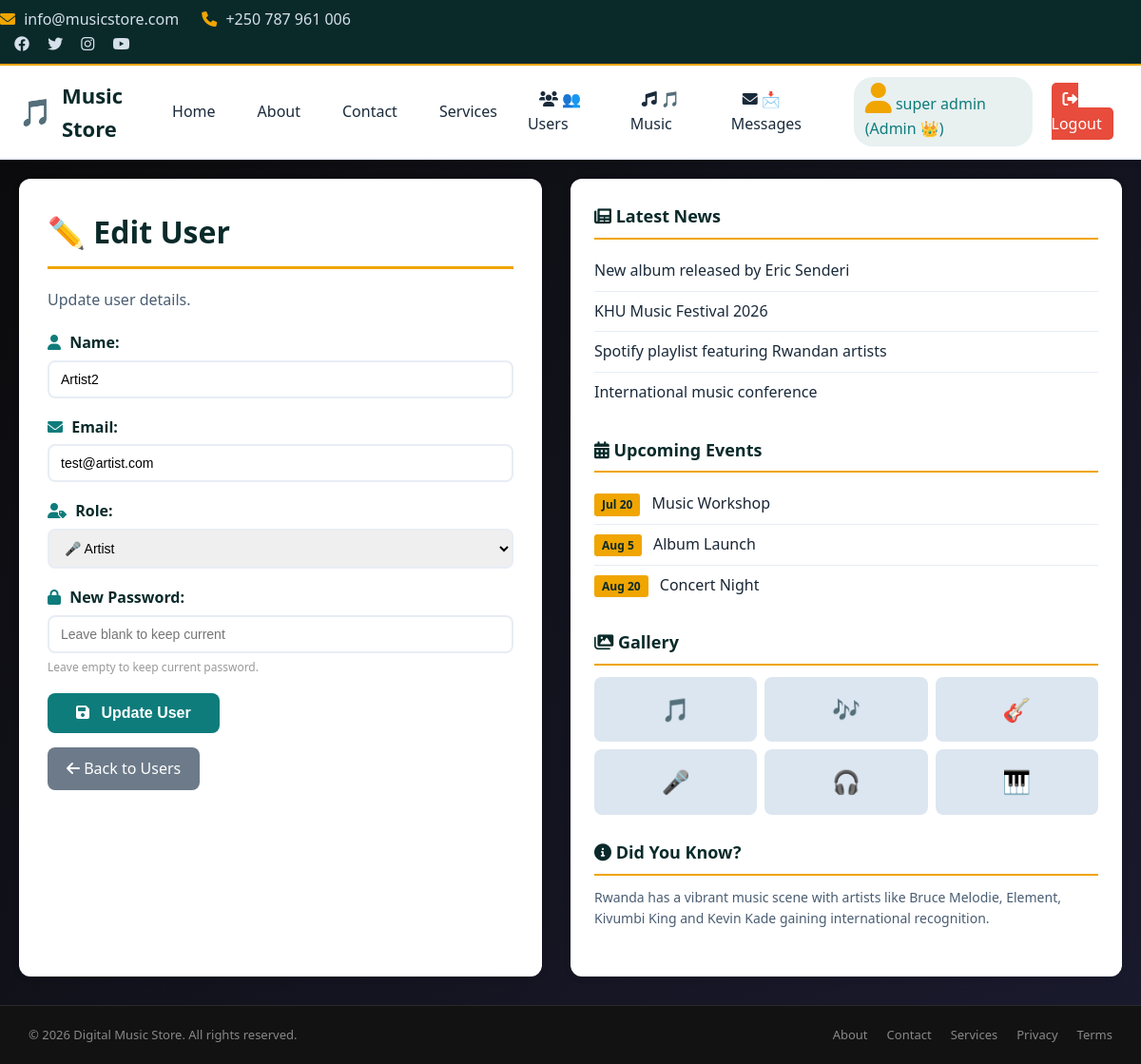
/admin_edit_user.php?id=11 (signed in), run on the app's committed database.
### tables this page shows
CREATE TABLE `users` (
  `id` int(11) NOT NULL,
  `name` varchar(100) NOT NULL,
  `email` varchar(100) NOT NULL,
  `password` varchar(255) NOT NULL,
  `role` enum('artist','listener','admin') NOT NULL DEFAULT 'listener',
  `status` enum('active','blocked') DEFAULT 'active',
  `bio` text DEFAULT NULL,
  `profile_image` text DEFAULT NULL,
  `created_at` timestamp NOT NULL DEFAULT current_timestamp()
);

### admin_edit_user.php (the view, shortened to what this page needs)
<?php
require_once("inc/header.php");
require_once("inc/menu.php");
require_once("inc/connection.php");
$id = isset($_GET['id']) ? $_GET['id'] : null;
$sql = "SELECT * FROM users WHERE id = $id";
$result = mysqli_query($conn, $sql);
$row = mysqli_fetch_assoc($result);
?>
<div class="main-wrapper">
    <div class="main-content" style="max-width:550px; margin:0 auto;">
        <h1>✏️ Edit User</h1>
        <p class="page-intro">Update user details.</p>
        <form method="post">
            <div class="form-group">
                <label><i class="fas fa-user"></i> Name:</label>
                <input type="text" name="name" value="<?php echo $row['name']; ?>" required>
            </div>
            <div class="form-group">
                <label><i class="fas fa-envelope"></i> Email:</label>
                <input type="email" name="email" value="<?php echo $row['email']; ?>" required>
            </div>
            <div class="form-group">
                <label><i class="fas fa-user-tag"></i> Role:</label>
                <select name="role" required>
                    <option value="artist" <?php if($row['role'] == 'artist') echo 'selected'; ?>>🎤 Artist</option>
                </select>
            </div>
            <div class="form-group">
                <label><i class="fas fa-lock"></i> New Password:</label>
                <input type="password" name="password" placeholder="Leave blank to keep current">
                <p style="font-size:12px; color:#999; margin-top:5px;">Leave empty to keep current password.</p>
            </div>
            <button type="submit" class="btn-submit"><i class="fas fa-save"></i> Update User</button>
        </form>
        <a href="admin_users.php" class="btn-back"><i class="fas fa-arrow-left"></i> Back to Users</a>
    </div>
    <?php include("inc/sidebar.php"); ?>
</div>
<?php include("inc/footer.php"); ?>

### inc/style.css (style rules this page uses)
* { margin: 0; padding: 0; box-sizing: border-box; }
body { font-family: 'Segoe UI', Tahoma, Geneva, Verdana, sans-serif; background: #f5f7fa; color: #1a2634; line-height: 1.6; }
a { text-decoration: none; color: inherit; }
.main-wrapper { max-width: 1200px; margin: 20px auto; padding: 0 20px; display: flex; gap: 30px; }
.main-content { flex: 3; background: #ffffff; padding: 30px; border-radius: 12px; box-shadow: 0 2px 10px rgba(0, 0, 0, 0.05); }
.main-content h1 { color: #0a2a2a; border-bottom: 3px solid #f0a500; padding-bottom: 10px; margin-bottom: 20px; }
.page-intro { color: #4a5d72; margin-bottom: 20px; }
.btn-back { display: inline-block; background: #6c7a89; color: #fff; padding: 10px 20px; border-radius: 8px; text-decoration: none; margin-top: 15px; transition: background 0.3s; }
.btn-submit { background: #0e7c7b; color: #fff; padding: 12px 30px; border: none; border-radius: 8px; font-size: 16px; font-weight: 600; cursor: pointer; transition: background 0.3s; }
.btn-submit i { margin-right: 8px; }
.form-group { margin-bottom: 18px; }
.form-group label { font-weight: 600; color: #0a2a2a; display: block; margin-bottom: 5px; }
.form-group label i { color: #0e7c7b; margin-right: 5px; }
.form-group input, .form-group select, .form-group textarea { width: 100%; padding: 10px 12px; border: 2px solid #e8edf4; border-radius: 8px; font-size: 14px; transition: border-color 0.3s; }

### data on the page
users: name "Artist2", email "test@artist.com", role "🎤 Artist"

### other printed values
getUserName() "super admin"
getUserRole() "Admin"
